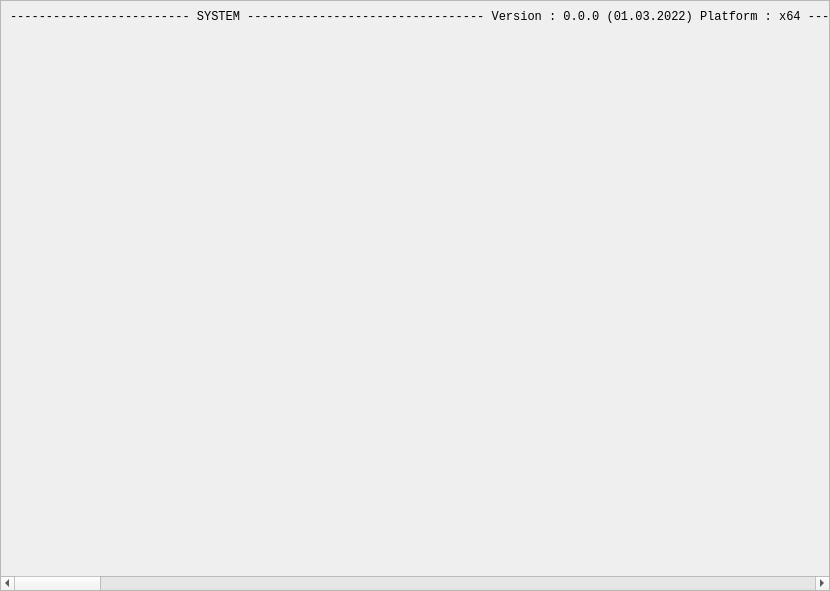
<?xml version="1.0" encoding="UTF-8"?>
<ui version="4.0">
 <class>SystemInformationWidget</class>
 <widget class="QWidget" name="SystemInformationWidget">
  <property name="geometry">
   <rect>
    <x>0</x>
    <y>0</y>
    <width>830</width>
    <height>591</height>
   </rect>
  </property>
  <property name="windowTitle">
   <string>GroupWidget</string>
  </property>
  <layout class="QVBoxLayout" name="verticalLayout">
   <property name="leftMargin">
    <number>0</number>
   </property>
   <property name="topMargin">
    <number>0</number>
   </property>
   <property name="rightMargin">
    <number>0</number>
   </property>
   <property name="bottomMargin">
    <number>0</number>
   </property>
   <item>
    <widget class="QScrollArea" name="system_information_scrollarea">
     <property name="widgetResizable">
      <bool>true</bool>
     </property>
     <widget class="QWidget" name="system_information_scrollarea_content">
      <property name="geometry">
       <rect>
        <x>0</x>
        <y>0</y>
        <width>828</width>
        <height>589</height>
       </rect>
      </property>
      <layout class="QVBoxLayout" name="verticalLayout_2">
       <item>
        <widget class="QLabel" name="system_information_label">
         <property name="sizePolicy">
          <sizepolicy hsizetype="MinimumExpanding" vsizetype="MinimumExpanding">
           <horstretch>0</horstretch>
           <verstretch>0</verstretch>
          </sizepolicy>
         </property>
         <property name="font">
          <font>
           <family>Courier New</family>
          </font>
         </property>
         <property name="text">
          <string>&lt;html&gt;&lt;head/&gt;&lt;body&gt;&lt;pre style=&quot; margin-top:12px; margin-bottom:0px; margin-left:0px; margin-right:0px; -qt-block-indent:0; text-indent:0px;&quot;&gt;------------------------- SYSTEM ---------------------------------&lt;/pre&gt;&lt;pre style=&quot; margin-top:0px; margin-bottom:0px; margin-left:0px; margin-right:0px; -qt-block-indent:0; text-indent:0px;&quot;&gt;Version                  : 0.0.0 (01.03.2022)&lt;/pre&gt;&lt;pre style=&quot; margin-top:0px; margin-bottom:0px; margin-left:0px; margin-right:0px; -qt-block-indent:0; text-indent:0px;&quot;&gt;Platform                 : x64&lt;/pre&gt;&lt;pre style=&quot;-qt-paragraph-type:empty; margin-top:0px; margin-bottom:0px; margin-left:0px; margin-right:0px; -qt-block-indent:0; text-indent:0px;&quot;&gt;&lt;br/&gt;&lt;/pre&gt;&lt;pre style=&quot; margin-top:0px; margin-bottom:0px; margin-left:0px; margin-right:0px; -qt-block-indent:0; text-indent:0px;&quot;&gt;------------------------- CONFIGURATION --------------------------&lt;/pre&gt;&lt;pre style=&quot; margin-top:0px; margin-bottom:0px; margin-left:0px; margin-right:0px; -qt-block-indent:0; text-indent:0px;&quot;&gt;Default INI              : &lt;a href=&quot;file:///C:/ProgramData/eCAL/ecal.ini&quot;&gt;&lt;span style=&quot; text-decoration: underline; color:#0000ff;&quot;&gt;C:\ProgramData\eCAL\ecal.ini&lt;/span&gt;&lt;/a&gt;&lt;/pre&gt;&lt;pre style=&quot;-qt-paragraph-type:empty; margin-top:0px; margin-bottom:0px; margin-left:0px; margin-right:0px; -qt-block-indent:0; text-indent:0px;&quot;&gt;&lt;br/&gt;&lt;/pre&gt;&lt;pre style=&quot; margin-top:0px; margin-bottom:0px; margin-left:0px; margin-right:0px; -qt-block-indent:0; text-indent:0px;&quot;&gt;------------------------- NETWORK --------------------------------&lt;/pre&gt;&lt;pre style=&quot; margin-top:0px; margin-bottom:0px; margin-left:0px; margin-right:0px; -qt-block-indent:0; text-indent:0px;&quot;&gt;Host name                : FRLBJRXW&lt;/pre&gt;&lt;pre style=&quot; margin-top:0px; margin-bottom:0px; margin-left:0px; margin-right:0px; -qt-block-indent:0; text-indent:0px;&quot;&gt;Host id                  : 805821&lt;/pre&gt;&lt;pre style=&quot; margin-top:0px; margin-bottom:0px; margin-left:0px; margin-right:0px; -qt-block-indent:0; text-indent:0px;&quot;&gt;Network mode             : cloud&lt;/pre&gt;&lt;pre style=&quot; margin-top:0px; margin-bottom:0px; margin-left:0px; margin-right:0px; -qt-block-indent:0; text-indent:0px;&quot;&gt;Network ttl              : 2&lt;/pre&gt;&lt;pre style=&quot; margin-top:0px; margin-bottom:0px; margin-left:0px; margin-right:0px; -qt-block-indent:0; text-indent:0px;&quot;&gt;Network sndbuf           : 5 MByte&lt;/pre&gt;&lt;pre style=&quot; margin-top:0px; margin-bottom:0px; margin-left:0px; margin-right:0px; -qt-block-indent:0; text-indent:0px;&quot;&gt;Network rcvbuf           : 5 MByte&lt;/pre&gt;&lt;pre style=&quot; margin-top:0px; margin-bottom:0px; margin-left:0px; margin-right:0px; -qt-block-indent:0; text-indent:0px;&quot;&gt;Multicast group          : 239.0.0.1&lt;/pre&gt;&lt;pre style=&quot; margin-top:0px; margin-bottom:0px; margin-left:0px; margin-right:0px; -qt-block-indent:0; text-indent:0px;&quot;&gt;Multicast mask           : 0.0.0.15&lt;/pre&gt;&lt;pre style=&quot; margin-top:0px; margin-bottom:0px; margin-left:0px; margin-right:0px; -qt-block-indent:0; text-indent:0px;&quot;&gt;Multicast ports          : 14000 - 14010&lt;/pre&gt;&lt;pre style=&quot; margin-top:0px; margin-bottom:0px; margin-left:0px; margin-right:0px; -qt-block-indent:0; text-indent:0px;&quot;&gt;Bandwidth limit (udp)    : not limited&lt;/pre&gt;&lt;pre style=&quot;-qt-paragraph-type:empty; margin-top:0px; margin-bottom:0px; margin-left:0px; margin-right:0px; -qt-block-indent:0; text-indent:0px;&quot;&gt;&lt;br/&gt;&lt;/pre&gt;&lt;pre style=&quot; margin-top:0px; margin-bottom:0px; margin-left:0px; margin-right:0px; -qt-block-indent:0; text-indent:0px;&quot;&gt;------------------------- TIME -----------------------------------&lt;/pre&gt;&lt;pre style=&quot; margin-top:0px; margin-bottom:0px; margin-left:0px; margin-right:0px; -qt-block-indent:0; text-indent:0px;&quot;&gt;Synchronization realtime : &amp;quot;ecaltime-localtime&amp;quot;&lt;/pre&gt;&lt;pre style=&quot; margin-top:0px; margin-bottom:0px; margin-left:0px; margin-right:0px; -qt-block-indent:0; text-indent:0px;&quot;&gt;Synchronization replay   : &lt;/pre&gt;&lt;pre style=&quot; margin-top:0px; margin-bottom:0px; margin-left:0px; margin-right:0px; -qt-block-indent:0; text-indent:0px;&quot;&gt;State                    :  synchronized &lt;/pre&gt;&lt;pre style=&quot; margin-top:0px; margin-bottom:0px; margin-left:0px; margin-right:0px; -qt-block-indent:0; text-indent:0px;&quot;&gt;Master / Slave           :  Master &lt;/pre&gt;&lt;pre style=&quot; margin-top:0px; margin-bottom:0px; margin-left:0px; margin-right:0px; -qt-block-indent:0; text-indent:0px;&quot;&gt;Status (Code)            : &amp;quot;everything is fine.&amp;quot; (0)&lt;/pre&gt;&lt;pre style=&quot;-qt-paragraph-type:empty; margin-top:0px; margin-bottom:0px; margin-left:0px; margin-right:0px; -qt-block-indent:0; text-indent:0px;&quot;&gt;&lt;br/&gt;&lt;/pre&gt;&lt;pre style=&quot; margin-top:0px; margin-bottom:0px; margin-left:0px; margin-right:0px; -qt-block-indent:0; text-indent:0px;&quot;&gt;------------------------- PUBLISHER LAYER DEFAULTS ---------------&lt;/pre&gt;&lt;pre style=&quot; margin-top:0px; margin-bottom:0px; margin-left:0px; margin-right:0px; -qt-block-indent:0; text-indent:0px;&quot;&gt;Layer Mode INPROC        : off&lt;/pre&gt;&lt;pre style=&quot; margin-top:0px; margin-bottom:0px; margin-left:0px; margin-right:0px; -qt-block-indent:0; text-indent:0px;&quot;&gt;Layer Mode SHM           : auto&lt;/pre&gt;&lt;pre style=&quot; margin-top:0px; margin-bottom:0px; margin-left:0px; margin-right:0px; -qt-block-indent:0; text-indent:0px;&quot;&gt;Layer Mode TCP           : off&lt;/pre&gt;&lt;pre style=&quot; margin-top:0px; margin-bottom:0px; margin-left:0px; margin-right:0px; -qt-block-indent:0; text-indent:0px;&quot;&gt;Layer Mode UDP MC        : auto&lt;/pre&gt;&lt;pre style=&quot;-qt-paragraph-type:empty; margin-top:0px; margin-bottom:0px; margin-left:0px; margin-right:0px; -qt-block-indent:0; text-indent:0px;&quot;&gt;&lt;br/&gt;&lt;/pre&gt;&lt;pre style=&quot; margin-top:0px; margin-bottom:0px; margin-left:0px; margin-right:0px; -qt-block-indent:0; text-indent:0px;&quot;&gt;------------------------- SUBSCRIPTION LAYER DEFAULTS ------------&lt;/pre&gt;&lt;pre style=&quot; margin-top:0px; margin-bottom:0px; margin-left:0px; margin-right:0px; -qt-block-indent:0; text-indent:0px;&quot;&gt;Layer Mode INPROC        : on&lt;/pre&gt;&lt;pre style=&quot; margin-top:0px; margin-bottom:0px; margin-left:0px; margin-right:0px; -qt-block-indent:0; text-indent:0px;&quot;&gt;Layer Mode SHM           : on&lt;/pre&gt;&lt;pre style=&quot; margin-top:0px; margin-bottom:0px; margin-left:0px; margin-right:0px; -qt-block-indent:0; text-indent:0px;&quot;&gt;Layer Mode UDP MC        : on&lt;/pre&gt;&lt;pre style=&quot; margin-top:0px; margin-bottom:12px; margin-left:0px; margin-right:0px; -qt-block-indent:0; text-indent:0px;&quot;&gt;Npcap UDP Reciever       : off &lt;/pre&gt;&lt;/body&gt;&lt;/html&gt;</string>
         </property>
         <property name="alignment">
          <set>Qt::AlignLeading|Qt::AlignLeft|Qt::AlignTop</set>
         </property>
         <property name="openExternalLinks">
          <bool>true</bool>
         </property>
         <property name="textInteractionFlags">
          <set>Qt::LinksAccessibleByKeyboard|Qt::LinksAccessibleByMouse|Qt::TextBrowserInteraction|Qt::TextSelectableByKeyboard|Qt::TextSelectableByMouse</set>
         </property>
        </widget>
       </item>
      </layout>
     </widget>
    </widget>
   </item>
  </layout>
 </widget>
 <resources/>
 <connections/>
</ui>
